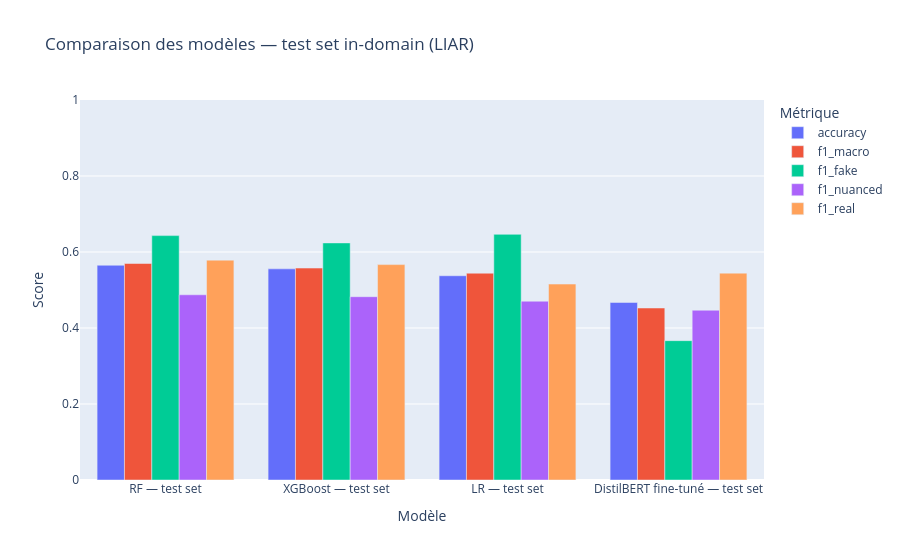

The notebook cell saved with this chart:
### Code cell
# Visualisation comparative
import plotly.express as px

fig = px.bar(
    df_comparison,
    x="model", y=["accuracy", "f1_macro", "f1_fake", "f1_nuanced", "f1_real"],
    barmode="group",
    title="Comparaison des modèles — test set in-domain (LIAR)",
    labels={"value": "Score", "variable": "Métrique"},
)
fig.update_layout(xaxis_title="Modèle", yaxis_range=[0, 1])
fig.show()

### Figure 1 — Plotly figure (JSON) as saved in the notebook; plotly's stock layout.template omitted (floating-point values rounded to 4 significant figures)
{"data": [{"alignmentgroup": "True", "hovertemplate": "Métrique=accuracy<br>model=%{x}<br>Score=%{y}<extra></extra>", "legendgroup": "accuracy", "marker": {"color": "#636efa", "pattern": {"shape": ""}}, "name": "accuracy", "offsetgroup": "accuracy", "orientation": "v", "showlegend": true, "textposition": "auto", "type": "bar", "x": ["RF — test set", "XGBoost — test set", "LR — test set", "DistilBERT fine-tuné — test set"], "xaxis": "x", "y": [0.5651, 0.5556, 0.5375, 0.4672], "yaxis": "y"}, {"alignmentgroup": "True", "hovertemplate": "Métrique=f1_macro<br>model=%{x}<br>Score=%{y}<extra></extra>", "legendgroup": "f1_macro", "marker": {"color": "#EF553B", "pattern": {"shape": ""}}, "name": "f1_macro", "offsetgroup": "f1_macro", "orientation": "v", "showlegend": true, "textposition": "auto", "type": "bar", "x": ["RF — test set", "XGBoost — test set", "LR — test set", "DistilBERT fine-tuné — test set"], "xaxis": "x", "y": [0.5697, 0.5577, 0.5442, 0.4526], "yaxis": "y"}, {"alignmentgroup": "True", "hovertemplate": "Métrique=f1_fake<br>model=%{x}<br>Score=%{y}<extra></extra>", "legendgroup": "f1_fake", "marker": {"color": "#00cc96", "pattern": {"shape": ""}}, "name": "f1_fake", "offsetgroup": "f1_fake", "orientation": "v", "showlegend": true, "textposition": "auto", "type": "bar", "x": ["RF — test set", "XGBoost — test set", "LR — test set", "DistilBERT fine-tuné — test set"], "xaxis": "x", "y": [0.6431, 0.6239, 0.6465, 0.3667], "yaxis": "y"}, {"alignmentgroup": "True", "hovertemplate": "Métrique=f1_nuanced<br>model=%{x}<br>Score=%{y}<extra></extra>", "legendgroup": "f1_nuanced", "marker": {"color": "#ab63fa", "pattern": {"shape": ""}}, "name": "f1_nuanced", "offsetgroup": "f1_nuanced", "orientation": "v", "showlegend": true, "textposition": "auto", "type": "bar", "x": ["RF — test set", "XGBoost — test set", "LR — test set", "DistilBERT fine-tuné — test set"], "xaxis": "x", "y": [0.4874, 0.4824, 0.4705, 0.4468], "yaxis": "y"}, {"alignmentgroup": "True", "hovertemplate": "Métrique=f1_real<br>model=%{x}<br>Score=%{y}<extra></extra>", "legendgroup": "f1_real", "marker": {"color": "#FFA15A", "pattern": {"shape": ""}}, "name": "f1_real", "offsetgroup": "f1_real", "orientation": "v", "showlegend": true, "textposition": "auto", "type": "bar", "x": ["RF — test set", "XGBoost — test set", "LR — test set", "DistilBERT fine-tuné — test set"], "xaxis": "x", "y": [0.5786, 0.5668, 0.5156, 0.5444], "yaxis": "y"}], "layout": {"barmode": "group", "legend": {"title": {"text": "Métrique"}, "tracegroupgap": 0}, "title": {"text": "Comparaison des modèles — test set in-domain (LIAR)"}, "xaxis": {"anchor": "y", "domain": [0, 1], "title": {"text": "Modèle"}}, "yaxis": {"anchor": "x", "domain": [0, 1], "range": [0, 1], "title": {"text": "Score"}}}}
